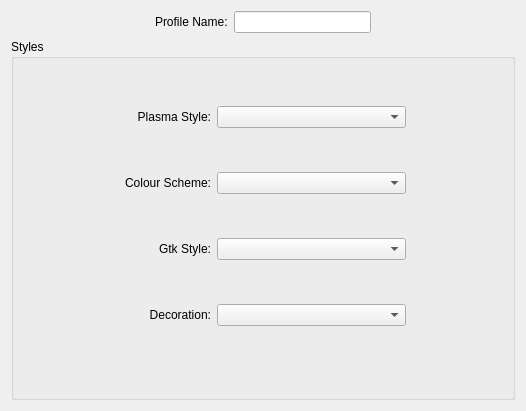
<?xml version="1.0" encoding="UTF-8"?>
<ui version="4.0">
 <class>StylesDialog</class>
 <widget class="QWidget" name="StylesDialog">
  <property name="geometry">
   <rect>
    <x>0</x>
    <y>0</y>
    <width>526</width>
    <height>411</height>
   </rect>
  </property>
  <property name="windowTitle">
   <string>Form</string>
  </property>
  <layout class="QVBoxLayout" name="verticalLayout">
   <item>
    <layout class="QGridLayout" name="gridLayout_3">
     <item row="1" column="1">
      <widget class="QLabel" name="label">
       <property name="text">
        <string>Profile Name:</string>
       </property>
      </widget>
     </item>
     <item row="1" column="2">
      <widget class="QLineEdit" name="nameTextBox"/>
     </item>
     <item row="2" column="0" colspan="4">
      <widget class="QGroupBox" name="groupBox">
       <property name="title">
        <string>Styles</string>
       </property>
       <layout class="QGridLayout" name="gridLayout_2">
        <item row="0" column="1">
         <layout class="QGridLayout" name="gridLayout">
          <item row="8" column="3" colspan="2">
           <widget class="QComboBox" name="widgetComboBox"/>
          </item>
          <item row="4" column="3" colspan="2">
           <widget class="QComboBox" name="QtComboBox"/>
          </item>
          <item row="1" column="2">
           <widget class="QLabel" name="label_2">
            <property name="text">
             <string>Plasma Style:</string>
            </property>
            <property name="alignment">
             <set>Qt::AlignRight|Qt::AlignTrailing|Qt::AlignVCenter</set>
            </property>
           </widget>
          </item>
          <item row="7" column="3" colspan="2">
           <widget class="QComboBox" name="gtkComboBox"/>
          </item>
          <item row="8" column="2">
           <widget class="QLabel" name="label_4">
            <property name="text">
             <string>     Decoration:</string>
            </property>
            <property name="alignment">
             <set>Qt::AlignRight|Qt::AlignTrailing|Qt::AlignVCenter</set>
            </property>
           </widget>
          </item>
          <item row="9" column="1" colspan="5">
           <layout class="QVBoxLayout" name="verticalLayout_2">
            <item>
             <spacer name="horizontalSpacer_4">
              <property name="orientation">
               <enum>Qt::Horizontal</enum>
              </property>
              <property name="sizeHint" stdset="0">
               <size>
                <width>40</width>
                <height>20</height>
               </size>
              </property>
             </spacer>
            </item>
           </layout>
          </item>
          <item row="4" column="2">
           <widget class="QLabel" name="label_3">
            <property name="text">
             <string>Colour Scheme:</string>
            </property>
            <property name="alignment">
             <set>Qt::AlignRight|Qt::AlignTrailing|Qt::AlignVCenter</set>
            </property>
           </widget>
          </item>
          <item row="1" column="3" colspan="2">
           <widget class="QComboBox" name="plasmaComboBox"/>
          </item>
          <item row="7" column="2">
           <widget class="QLabel" name="label_5">
            <property name="text">
             <string>Gtk Style:</string>
            </property>
            <property name="alignment">
             <set>Qt::AlignRight|Qt::AlignTrailing|Qt::AlignVCenter</set>
            </property>
           </widget>
          </item>
         </layout>
        </item>
       </layout>
      </widget>
     </item>
     <item row="1" column="0">
      <spacer name="horizontalSpacer_2">
       <property name="orientation">
        <enum>Qt::Horizontal</enum>
       </property>
       <property name="sizeHint" stdset="0">
        <size>
         <width>40</width>
         <height>20</height>
        </size>
       </property>
      </spacer>
     </item>
     <item row="1" column="3">
      <spacer name="horizontalSpacer_3">
       <property name="orientation">
        <enum>Qt::Horizontal</enum>
       </property>
       <property name="sizeHint" stdset="0">
        <size>
         <width>40</width>
         <height>20</height>
        </size>
       </property>
      </spacer>
     </item>
    </layout>
   </item>
  </layout>
 </widget>
 <resources/>
 <connections/>
</ui>
